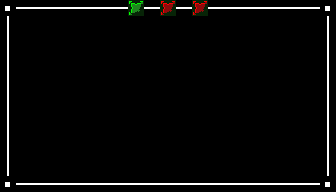

Below is a game level as drawn by its tile map, then a one-line description and the .tmx file that defines it, in full:
An orthogonal 21x12 tile map with 16x16 px tiles, 2 tile layers (background, above) and 10 objects (4x deadly_area, 3x minigame-hunt-player, 3x minigame-hunt-collectible).

<map version="1.4" tiledversion="1.4.3" orientation="orthogonal" renderorder="right-down" width="21" height="12" tilewidth="16" tileheight="16" infinite="0" nextlayerid="13" nextobjectid="205">
 <properties>
  <property name="display_name" value="Learning To Walk" />
  <property name="next_level" value="./data/levels/tmx/L03-Pushing.tmx" />
  <property name="player_bomb_count" value="0" />
 </properties>
 <tileset firstgid="1" name="newtiledsheet" tilewidth="16" tileheight="16" tilecount="180" columns="9">
  <image source="../../newtiledsheet.png" width="144" height="320" />
  <tile id="0">
   <properties>
    <property name="destructable" value="" />
    <property name="solid" value="1" />
   </properties>
  </tile>
  <tile id="1">
   <properties>
    <property name="destructable" value="" />
    <property name="solid" value="1" />
   </properties>
  </tile>
  <tile id="2">
   <properties>
    <property name="destructable" value="" />
    <property name="solid" value="1" />
   </properties>
  </tile>
  <tile id="3">
   <properties>
    <property name="destructable" value="" />
    <property name="solid" value="1" />
   </properties>
  </tile>
  <tile id="4">
   <properties>
    <property name="destructable" value="" />
    <property name="solid" value="" />
   </properties>
  </tile>
  <tile id="9">
   <properties>
    <property name="destructable" value="" />
    <property name="solid" value="1" />
   </properties>
  </tile>
  <tile id="10">
   <properties>
    <property name="destructable" value="" />
    <property name="solid" value="1" />
   </properties>
  </tile>
  <tile id="11">
   <properties>
    <property name="destructable" value="" />
    <property name="solid" value="1" />
   </properties>
  </tile>
  <tile id="12">
   <properties>
    <property name="destructable" value="" />
    <property name="solid" value="1" />
   </properties>
  </tile>
  <tile id="13">
   <properties>
    <property name="destructable" value="" />
    <property name="solid" value="" />
   </properties>
  </tile>
  <tile id="18">
   <properties>
    <property name="destructable" value="" />
    <property name="solid" value="" />
   </properties>
  </tile>
  <tile id="19">
   <properties>
    <property name="destructable" value="" />
    <property name="solid" value="" />
   </properties>
  </tile>
  <tile id="20">
   <properties>
    <property name="destructable" type="bool" value="true" />
    <property name="solid" value="1" />
   </properties>
  </tile>
  <tile id="27">
   <properties>
    <property name="destructable" value="" />
    <property name="solid" value="1" />
   </properties>
  </tile>
  <tile id="28">
   <properties>
    <property name="destructable" value="" />
    <property name="solid" value="1" />
   </properties>
  </tile>
  <tile id="29">
   <properties>
    <property name="destructable" value="1" />
    <property name="solid" value="1" />
   </properties>
  </tile>
  <tile id="30">
   <properties>
    <property name="destructable" value="" />
    <property name="solid" value="1" />
   </properties>
  </tile>
  <tile id="31">
   <properties>
    <property name="destructable" value="" />
    <property name="solid" value="" />
   </properties>
  </tile>
  <tile id="32">
   <properties>
    <property name="destructable" value="" />
    <property name="solid" value="" />
   </properties>
  </tile>
  <tile id="54">
   <properties>
    <property name="destructable" value="" />
    <property name="solid" value="True" />
   </properties>
  </tile>
  <tile id="58">
   <properties>
    <property name="destructable" value="" />
    <property name="solid" value="" />
   </properties>
  </tile>
 </tileset>
 <layer id="1" name="background" width="21" height="12">
  <data encoding="csv">
24,23,24,24,24,24,24,24,24,23,23,23,23,24,24,23,23,23,22,22,23,
24,24,24,24,24,24,24,24,24,24,24,24,24,24,24,23,23,23,22,22,23,
24,24,24,24,24,24,24,24,24,24,24,24,24,24,24,23,23,23,22,22,23,
24,24,24,24,24,24,24,24,24,24,24,24,24,24,24,23,23,23,22,22,23,
24,24,24,24,24,24,24,24,24,24,24,24,24,24,24,23,23,23,22,22,23,
24,24,24,24,24,24,24,24,24,24,24,24,24,24,24,23,23,23,22,22,23,
24,24,24,24,24,24,24,24,24,24,24,24,24,24,24,23,23,23,22,22,23,
24,24,24,24,24,24,24,24,24,24,24,24,24,24,24,23,23,23,22,22,23,
24,24,24,24,24,24,24,24,24,24,24,24,24,24,24,23,23,23,22,22,23,
24,24,24,24,24,24,24,24,24,24,24,24,24,24,24,23,23,23,22,22,23,
24,24,24,24,24,24,24,24,24,24,24,24,24,24,24,23,23,23,22,22,23,
24,24,24,24,24,24,24,24,24,24,24,24,24,24,24,23,23,23,22,22,23
</data>
 </layer>
 <layer id="12" name="above" width="21" height="12">
  <data encoding="csv">
94,96,96,96,96,96,96,96,80,96,81,96,81,96,96,96,96,96,96,96,94,
95,0,0,0,0,0,0,0,0,0,0,0,0,0,0,0,0,0,0,0,95,
95,0,0,0,0,0,0,0,0,0,0,0,0,0,0,0,0,0,0,0,95,
95,0,0,0,0,0,0,0,0,0,0,0,0,0,0,0,0,0,0,0,95,
95,0,0,0,0,0,0,0,0,0,0,0,0,0,0,0,0,0,0,0,95,
95,0,0,0,0,0,0,0,0,0,0,0,0,0,0,0,0,0,0,0,95,
95,0,0,0,0,0,0,0,0,0,0,0,0,0,0,0,0,0,0,0,95,
95,0,0,0,0,0,0,0,0,0,0,0,0,0,0,0,0,0,0,0,95,
95,0,0,0,0,0,0,0,0,0,0,0,0,0,0,0,0,0,0,0,95,
95,0,0,0,0,0,0,0,0,0,0,0,0,0,0,0,0,0,0,0,95,
95,0,0,0,0,0,0,0,0,0,0,0,0,0,0,0,0,0,0,0,95,
94,96,96,96,96,96,96,96,96,96,96,96,96,96,96,96,96,96,96,96,94
</data>
 </layer>
 <objectgroup id="4" name="objects">
  <object id="195" name="player" type="minigame-hunt-player" gid="100" x="32" y="32" width="4" height="4">
   <properties>
    <property name="player_id" type="int" value="1" />
   </properties>
  </object>
  <object id="196" name="collectible" type="minigame-hunt-collectible" gid="101" x="112" y="32" width="4" height="4">
   <properties>
    <property name="travels_to_player_id" type="int" value="2" />
   </properties>
  </object>
  <object id="197" name="collectible" type="minigame-hunt-collectible" gid="101" x="176" y="128" width="4" height="4" />
  <object id="198" name="collectible" type="minigame-hunt-collectible" gid="101" x="144" y="80" width="4" height="4" />
  <object id="199" type="deadly_area" x="0" y="0" width="16" height="192" />
  <object id="200" type="deadly_area" x="0" y="0" width="336" height="16" />
  <object id="201" type="deadly_area" x="16" y="176" width="320" height="16" />
  <object id="202" type="deadly_area" x="320" y="0" width="16" height="192" />
  <object id="203" name="player" type="minigame-hunt-player" gid="100" x="32" y="80" width="4" height="4">
   <properties>
    <property name="player_id" type="int" value="2" />
   </properties>
  </object>
  <object id="204" name="player" type="minigame-hunt-player" gid="100" x="32" y="128" width="4" height="4">
   <properties>
    <property name="player_id" type="int" value="3" />
   </properties>
  </object>
 </objectgroup>
</map>
